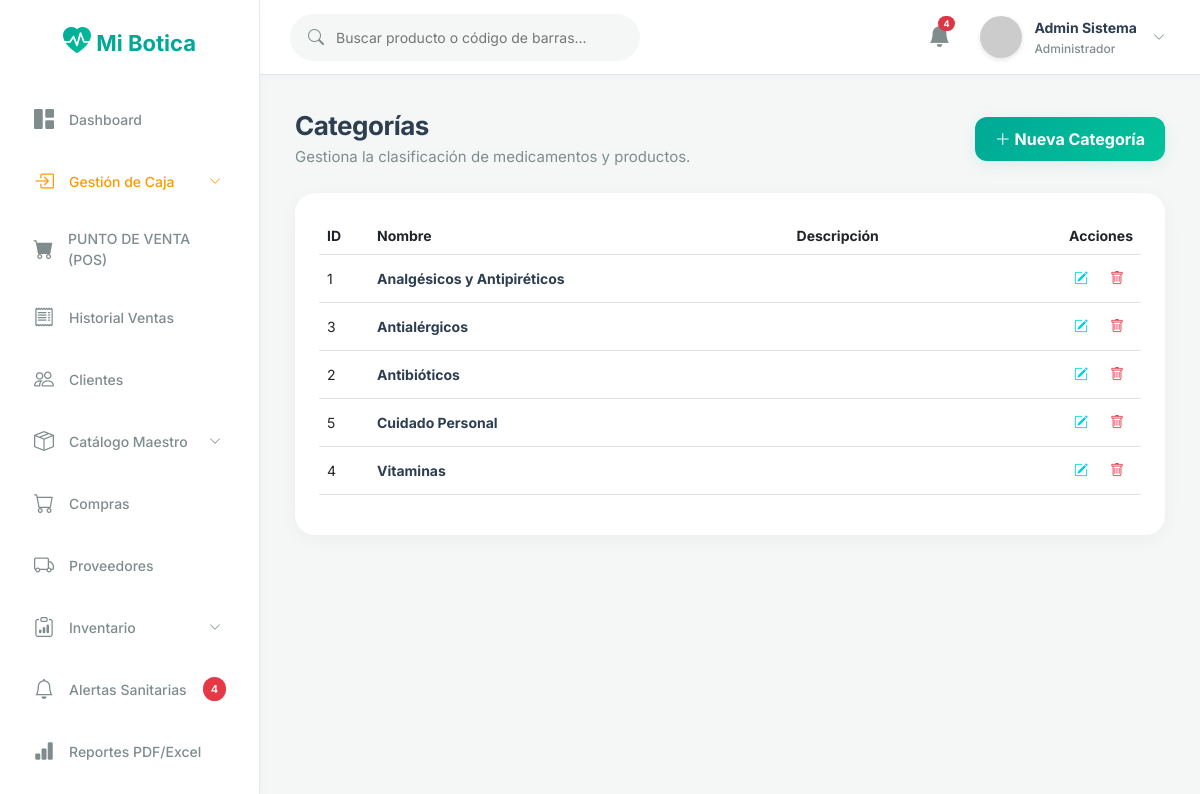
Page /categoria/index (signed in) on the committed database.
### tables this page shows
CREATE TABLE `categorias` (
  `id` int NOT NULL AUTO_INCREMENT,
  `nombre` varchar(100) NOT NULL,
  `descripcion` varchar(255) DEFAULT NULL,
  `estado` tinyint(1) DEFAULT '1',
  PRIMARY KEY (`id`)
);

### app/controllers/CategoriaController.php (called while the page is built, shortened)
<?php
class CategoriaController extends Controller {
    public function index() {
        $modelo = $this->model('Categoria');
        $categorias = $modelo->getAll();
        $this->view('categorias/index', ['title' => 'Categorías', 'categorias' => $categorias]);
    }
}

### app/core/App.php (called while the page is built, shortened)
<?php
class App {
    protected $method = 'login';
    public function __construct() {
        $url = $this->parseUrl();
        if (isset($url[0]) && file_exists('../app/controllers/' . ucfirst($url[0]) . 'Controller.php')) {
            unset($url[0]);
        }
        $this->controller = new $this->controller;
        if (isset($url[1])) {
            if (method_exists($this->controller, $url[1])) {
                $this->method = $url[1];
                unset($url[1]);
            }
        }
        $this->params = $url ? array_values($url) : [];
        call_user_func_array([$this->controller, $this->method], $this->params);
    }
    public function parseUrl() {
        if (isset($_GET['url'])) {
            return explode('/', filter_var(rtrim($_GET['url'], '/'), FILTER_SANITIZE_URL));
        }
        return [];
    }
}

### public/index.php (called while the page is built, shortened)
<?php
require_once '../app/config/database.php';
require_once '../app/core/App.php';
require_once '../app/core/Controller.php';
$app = new App();

### app/models/Categoria.php (called while the page is built, shortened)
<?php
class Categoria {
    private $conn;
    public function __construct() {
        $db = new Database();
        $this->conn = $db->getConnection();
    }
    public function getAll() {
        $stmt = $this->conn->prepare("SELECT * FROM categorias WHERE estado = 1 ORDER BY nombre");
        $stmt->execute();
        return $stmt->fetchAll(PDO::FETCH_ASSOC);
    }
}

### app/config/database.php (called while the page is built, shortened)
<?php
class Database {
    private $host = "localhost";
    private $db_name = "botica_db";
    private $username = "root";
    private $password = "";
    public function getConnection() {
        $this->conn = null;
        try {
            $this->conn = new PDO("mysql:host=" . $this->host . ";dbname=" . $this->db_name . ";charset=utf8mb4", $this->username, $this->password);
            $this->conn->exec("SET NAMES utf8mb4");
        } catch(PDOException $exception) {
            error_log("Error de conexión a la base de datos: " . $exception->getMessage());
            die("No se pudo conectar con la base de datos. Intente nuevamente más tarde.");
        }
        return $this->conn;
    }
}
?>

### app/views/categorias/index.php (the view, shortened to what this page needs)
<div class="page-content">
    <div class="d-flex justify-content-between align-items-center mb-4">
        <div>
            <h1 class="page-title">Categorías</h1>
            <div class="page-subtitle">Gestiona la clasificación de medicamentos y productos.</div>
        </div>
        <button class="btn-primary-custom" style="width: auto; padding: 10px 20px;" data-bs-toggle="modal" data-bs-target="#modalCategoria" onclick="nuevoRegistro()">
            <i class="bi bi-plus-lg"></i> Nueva Categoría
        </button>
    </div>
    <div class="card-metric">
        <div class="table-responsive">
            <table class="table table-hover align-middle" style="width: 100%; font-size: 14px;">
                <thead>
                    <tr>
                        <th width="50">ID</th>
                        <th>Nombre</th>
                        <th>Descripción</th>
                        <th width="150" class="text-end">Acciones</th>
                    </tr>
                </thead>
                <tbody>
                    <?php if(empty($data['categorias'])): ?>
                    <tr><td colspan="4" class="text-center text-muted">No hay datos registrados</td></tr>
                    <?php else: ?>
                    <?php foreach($data['categorias'] as $cat): ?>
                    <tr>
                        <td><?php echo $cat['id']; ?></td>
                        <td style="font-weight:700; color:var(--text-primary);"><?php echo htmlspecialchars($cat['nombre']); ?></td>
                        <td style="color:var(--text-secondary);"><?php echo htmlspecialchars($cat['descripcion'] ?? ''); ?></td>
                        <td class="text-end">
                            <button class="btn btn-sm" style="color: #00CFE8;" onclick="editarRegistro(<?php echo htmlspecialchars(json_encode($cat)); ?>)">
                                <i class="bi bi-pencil-square"></i>
                            </button>
                            <a href="<?php echo BASE_URL; ?>categoria/delete/<?php echo $cat['id']; ?>" class="btn btn-sm" style="color: var(--danger);" onclick="return confirm('¿Seguro que deseas eliminar esta categoría?')">
                                <i class="bi bi-trash"></i>
                            </a>
                        </td>
                    </tr>
                    <?php endforeach; ?>
                    <?php endif; ?>
                </tbody>
            </table>
        </div>
    </div>
</div>

### public/css/style.css (style rules this page uses)
:root { --bg-dark: #F4F7F6; --bg-card: #FFFFFF; --text-primary: #2C3E50; --text-secondary: #7F8C8D; --accent-primary: #00A896; --accent-hover: #028090; --accent-light: rgba(0, 168, 150, 0.1); --success: #02C39A; --success-bg: rgba(2, 195, 154, 0.1); --danger: #E63946; --danger-bg: rgba(230, 57, 70, 0.1); --warning: #F4A261; --border-color: #E2E8F0; }
body { font-family: 'Inter', sans-serif; background-color: var(--bg-dark); color: var(--text-primary); margin: 0; overflow-x: hidden; }
.page-content { padding: 35px; }
.page-title { font-size: 26px; font-weight: 700; color: var(--text-primary); margin: 0; letter-spacing: -0.5px; }
.page-subtitle { font-size: 15px; color: var(--text-secondary); margin-top: 5px; }
.card-metric { background-color: var(--bg-card); border-radius: 20px; padding: 24px; border: none; box-shadow: 0 4px 20px rgba(0, 0, 0, 0.04); transition: transform 0.3s ease, box-shadow 0.3s ease; }
.btn-primary-custom { width: 100%; padding: 14px; background: linear-gradient(135deg, var(--accent-primary), var(--success)); color: white; border: none; border-radius: 12px; font-size: 16px; font-weight: 700; cursor: pointer; transition: transform 0.2s, box-shadow 0.3s; font-family: 'Inter'; box-shadow: 0 4px 15px var(--accent-light); }

### rows in the picture
categorias: id "1", nombre "Analgésicos y Antipiréticos"
categorias: id "3", nombre "Antialérgicos"
categorias: id "2", nombre "Antibióticos"
categorias: id "5", nombre "Cuidado Personal"
categorias: id "4", nombre "Vitaminas"

### other values in the picture
$_totalNotifs "4"
$_SESSION['nombre'] "Admin Sistema"
$roles[$_SESSION['rol_id'] ?? 1] "Administrador"
